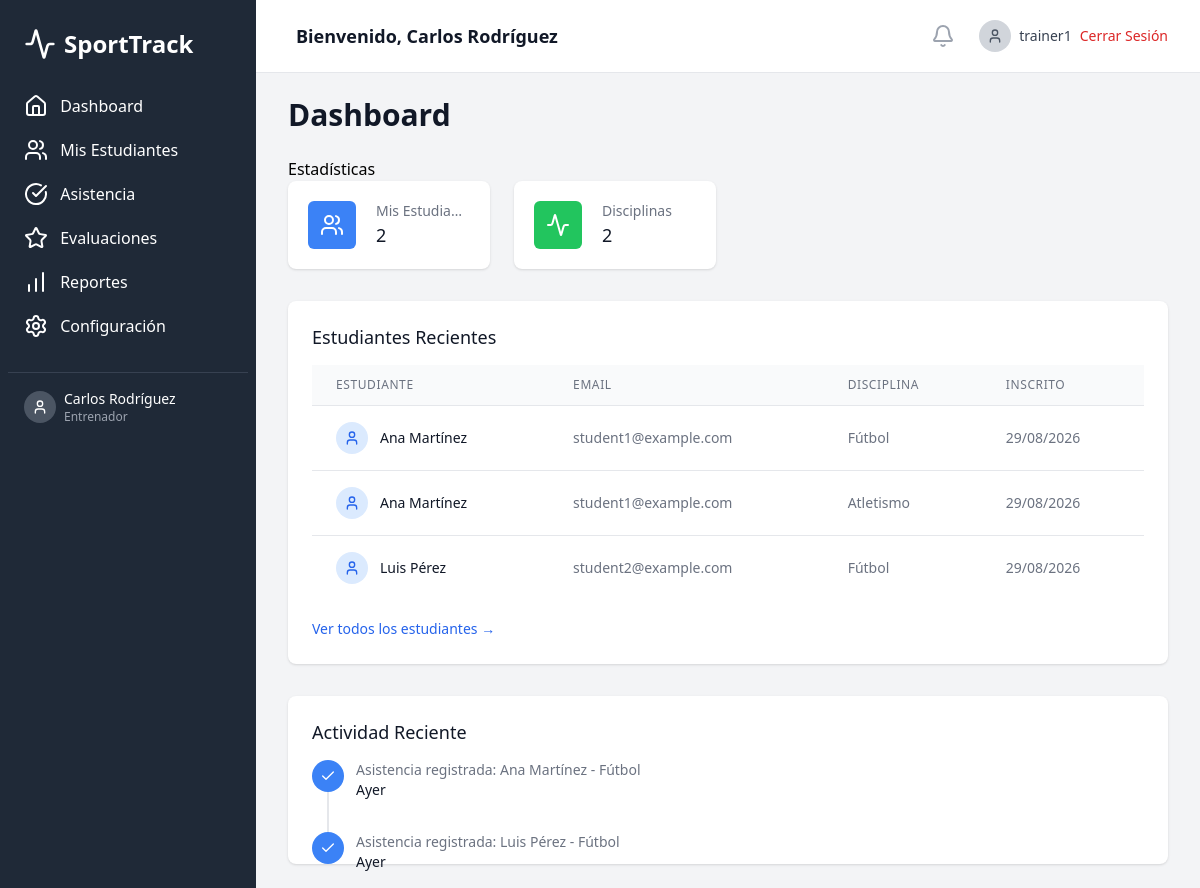
The app's page /src/pages/index.php (signed in) with its own data.
### tables this page shows
CREATE TABLE users (
    id INT AUTO_INCREMENT PRIMARY KEY,
    username VARCHAR(50) UNIQUE NOT NULL,
    password VARCHAR(255) NOT NULL,
    email VARCHAR(100) UNIQUE NOT NULL,
    full_name VARCHAR(100) NOT NULL,
    user_type ENUM('coordinador', 'entrenador', 'estudiante') NOT NULL,
    created_at TIMESTAMP DEFAULT CURRENT_TIMESTAMP,
    updated_at TIMESTAMP DEFAULT CURRENT_TIMESTAMP ON UPDATE CURRENT_TIMESTAMP
);

CREATE TABLE attendance (
    id INT AUTO_INCREMENT PRIMARY KEY,
    student_id INT,
    discipline_id INT,
    trainer_id INT,
    attendance_date DATE,
    status ENUM('present', 'absent', 'late') DEFAULT 'present',
    notes TEXT,
    recorded_at TIMESTAMP DEFAULT CURRENT_TIMESTAMP,
    FOREIGN KEY (student_id) REFERENCES users(id),
    FOREIGN KEY (discipline_id) REFERENCES disciplines(id),
    FOREIGN KEY (trainer_id) REFERENCES users(id)
);

CREATE TABLE disciplines (
    id INT AUTO_INCREMENT PRIMARY KEY,
    name VARCHAR(100) NOT NULL,
    description TEXT,
    created_by INT,
    created_at TIMESTAMP DEFAULT CURRENT_TIMESTAMP,
    FOREIGN KEY (created_by) REFERENCES users(id)
);

### src/config/session.php (called while the page is built, shortened)
<?php
function getUserType() {
    return $_SESSION['user_type'] ?? null;
}
?>

### src/pages/index.php (the view, shortened to what this page needs)
<?php
require_once '../config/session.php';
$user = getCurrentUser();
$userType = getUserType();
$database = new Database();
$db = $database->getConnection();
$stats = [];
if ($userType === 'coordinador') {
    $stmt = $db->query("SELECT COUNT(*) as total_students FROM users WHERE user_type = 'estudiante'");
    $totalStudents = $stmt->fetch(PDO::FETCH_ASSOC)['total_students'];
    $stmt = $db->query("SELECT COUNT(*) as total_disciplines FROM disciplines");
    $totalDisciplines = $stmt->fetch(PDO::FETCH_ASSOC)['total_disciplines'];
    $stmt = $db->query("SELECT COUNT(*) as total_trainers FROM users WHERE user_type = 'entrenador'");
    $totalTrainers = $stmt->fetch(PDO::FETCH_ASSOC)['total_trainers'];
    $stmt = $db->query("SELECT COUNT(*) as total_enrollments FROM student_enrollments WHERE status = 'activo'");
    $totalEnrollments = $stmt->fetch(PDO::FETCH_ASSOC)['total_enrollments'];
    $stats = [
        ['name' => 'Total Estudiantes', 'value' => $totalStudents, 'icon' => 'users', 'color' => 'bg-blue-500'],
        ['name' => 'Disciplinas', 'value' => $totalDisciplines, 'icon' => 'activity', 'color' => 'bg-green-500'],
        ['name' => 'Entrenadores', 'value' => $totalTrainers, 'icon' => 'user-check', 'color' => 'bg-purple-500'],
        ['name' => 'Inscripciones Activas', 'value' => $totalEnrollments, 'icon' => 'trending-up', 'color' => 'bg-orange-500']
    ];
} elseif ($userType === 'entrenador') {
    $stmt = $db->prepare("
        SELECT COUNT(DISTINCT se.student_id) as my_students
        FROM student_enrollments se
        WHERE se.trainer_id = ? AND se.status = 'activo'
    ");
    $stmt->execute([$user['id']]);
    $result = $stmt->fetch(PDO::FETCH_ASSOC);
    $myStudents = $result['my_students'] ?? 0;
    $stmt = $db->prepare("
        SELECT COUNT(DISTINCT se.discipline_id) as my_disciplines
        FROM student_enrollments se
        WHERE se.trainer_id = ? AND se.status = 'activo'
    ");
    $stmt->execute([$user['id']]);
    $result = $stmt->fetch(PDO::FETCH_ASSOC);
    $myDisciplines = $result['my_disciplines'] ?? 0;
    $stats = [
        ['name' => 'Mis Estudiantes', 'value' => $myStudents, 'icon' => 'users', 'color' => 'bg-blue-500'],
        ['name' => 'Disciplinas', 'value' => $myDisciplines, 'icon' => 'activity', 'color' => 'bg-green-500']
    ];
    $stmt = $db->prepare("
        SELECT DISTINCT u.id, u.full_name, u.email, d.name as discipline_name, se.enrolled_at
        FROM users u
        JOIN student_enrollments se ON u.id = se.student_id
        JOIN disciplines d ON se.discipline_id = d.id
        WHERE se.trainer_id = ? AND se.status = 'activo' AND u.user_type = 'estudiante'
        ORDER BY se.enrolled_at DESC
        LIMIT 5
    ");
    $stmt->execute([$user['id']]);
    $recentStudents = $stmt->fetchAll(PDO::FETCH_ASSOC);
    $stmt = $db->prepare("
        SELECT 'attendance' as activity_type, a.attendance_date as activity_date, u.full_name as student_name, d.name as discipline_name
        FROM attendance a
        JOIN users u ON a.student_id = u.id
        JOIN disciplines d ON a.discipline_id = d.id
        JOIN student_enrollments se ON a.student_id = se.student_id AND a.discipline_id = se.discipline_id
        WHERE se.trainer_id = ? AND a.status = 'present'
        ORDER BY a.attendance_date DESC, a.recorded_at DESC
        LIMIT 5
    ");
    $stmt->execute([$user['id']]);
    $recentActivities = $stmt->fetchAll(PDO::FETCH_ASSOC);
}
?>
<!DOCTYPE html>
<html lang="es">
<head>
    <script src="https://cdn.tailwindcss.com"></script>
    <link href="https://cdnjs.cloudflare.com/ajax/libs/lucide/0.263.1/lucide.min.css" rel="stylesheet">
</head>
<body class="bg-gray-100">
    <div class="flex h-screen">
        <?php include '../components/sidebar.php'; ?>
        <div class="flex-1 flex flex-col overflow-hidden">
            <?php include '../components/header.php'; ?>
            <main class="flex-1 overflow-x-hidden overflow-y-auto bg-gray-100">
                <div class="max-w-7xl mx-auto py-6 sm:px-6 lg:px-8">
                    <h1 class="text-3xl font-bold text-gray-900 mb-6">Dashboard</h1>
                     Estadísticas
                    <div class="grid grid-cols-1 gap-6 sm:grid-cols-2 lg:grid-cols-4 mb-8">
                        <?php foreach ($stats as $stat): ?>
                        <div class="bg-white overflow-hidden shadow rounded-lg">
                            <div class="p-5">
                                <div class="flex items-center">
                                    <div class="flex-shrink-0 <?php echo $stat['color']; ?> rounded-md p-3">
                                        <i data-lucide="<?php echo $stat['icon']; ?>" class="h-6 w-6 text-white"></i>
                                    </div>
                                    <div class="ml-5 w-0 flex-1">
                                        <dl>
                                            <dt class="text-sm font-medium text-gray-500 truncate"><?php echo $stat['name']; ?></dt>
                                            <dd>
                                                <div class="text-lg font-medium text-gray-900"><?php echo $stat['value']; ?></div>
                                            </dd>
                                        </dl>
                                    </div>
                                </div>
                            </div>
                        </div>
                        <?php endforeach; ?>
                    </div>
                    <?php if ($userType === 'entrenador' && !empty($recentStudents)): ?>
                    <div class="bg-white shadow rounded-lg mb-8">
                        <div class="px-4 py-5 sm:p-6">
                            <h3 class="text-lg leading-6 font-medium text-gray-900 mb-4">Estudiantes Recientes</h3>
                            <div class="overflow-x-auto">
                                <table class="min-w-full divide-y divide-gray-200">
                                    <thead class="bg-gray-50">
                                        <tr>
                                            <th class="px-6 py-3 text-left text-xs font-medium text-gray-500 uppercase tracking-wider">Estudiante</th>
                                            <th class="px-6 py-3 text-left text-xs font-medium text-gray-500 uppercase tracking-wider">Email</th>
                                            <th class="px-6 py-3 text-left text-xs font-medium text-gray-500 uppercase tracking-wider">Disciplina</th>
                                            <th class="px-6 py-3 text-left text-xs font-medium text-gray-500 uppercase tracking-wider">Inscrito</th>
                                        </tr>
                                    </thead>
                                    <tbody class="bg-white divide-y divide-gray-200">
                                        <?php foreach ($recentStudents as $student): ?>
                                        <tr>
                                            <td class="px-6 py-4 whitespace-nowrap">
                                                <div class="flex items-center">
                                                    <div class="w-8 h-8 bg-blue-100 rounded-full flex items-center justify-center">
                                                        <i data-lucide="user" class="w-4 h-4 text-blue-600"></i>
                                                    </div>
                                                    <div class="ml-3">
                                                        <div class="text-sm font-medium text-gray-900"><?php echo htmlspecialchars($student['full_name']); ?></div>
                                                    </div>
                                                </div>
                                            </td>
                                            <td class="px-6 py-4 whitespace-nowrap text-sm text-gray-500">
                                                <?php echo htmlspecialchars($student['email']); ?>
                                            </td>
                                            <td class="px-6 py-4 whitespace-nowrap text-sm text-gray-500">
                                                <?php echo htmlspecialchars($student['discipline_name']); ?>
                                            </td>
                                            <td class="px-6 py-4 whitespace-nowrap text-sm text-gray-500">
                                                <?php echo date('d/m/Y', strtotime($student['enrolled_at'])); ?>
                                            </td>
                                        </tr>
                                        <?php endforeach; ?>
                                    </tbody>
                                </table>
                            </div>
                            <div class="mt-4">
                                <a href="my-students.php" class="text-blue-600 hover:text-blue-800 text-sm font-medium">
                                    Ver todos los estudiantes →
                                </a>
                            </div>
                        </div>
                    </div>
                    <?php endif; ?>
                    <div class="bg-white shadow rounded-lg">
                        <div class="px-4 py-5 sm:p-6">
                            <h3 class="text-lg leading-6 font-medium text-gray-900 mb-4">Actividad Reciente</h3>
                            <div class="flow-root">
                                <ul class="-mb-8">
                                    <?php if ($userType === 'coordinador'): ?>
                                    <li>
                                        <div class="relative pb-8">
                                            <div class="relative flex space-x-3">
                                                <div class="flex-shrink-0">
                                                    <div class="h-8 w-8 rounded-full bg-green-500 flex items-center justify-center">
                                                        <i data-lucide="plus" class="h-4 w-4 text-white"></i>
                                                    </div>
                                                </div>
                                                <div class="min-w-0 flex-1">
                                                    <div>
                                                        <p class="text-sm text-gray-500">Nueva disciplina registrada</p>
                                                        <p class="text-sm font-medium text-gray-900">Hace 2 horas</p>
                                                    </div>
                                                </div>
                                            </div>
                                        </div>
                                    </li>
                                    <?php elseif ($userType === 'entrenador'): ?>
                                        <?php if (!empty($recentActivities)): ?>
                                            <?php foreach ($recentActivities as $index => $activity): ?>
                                            <li>
                                                <div class="relative <?php echo $index < count($recentActivities) - 1 ? 'pb-8' : ''; ?>">
                                                    <?php if ($index < count($recentActivities) - 1): ?>
                                                    <span class="absolute top-4 left-4 -ml-px h-full w-0.5 bg-gray-200" aria-hidden="true"></span>
                                                    <?php endif; ?>
                                                    <div class="relative flex space-x-3">
                                                        <div class="flex-shrink-0">
                                                            <div class="h-8 w-8 rounded-full bg-blue-500 flex items-center justify-center">
                                                                <i data-lucide="check" class="h-4 w-4 text-white"></i>
                                                            </div>
                                                        </div>
                                                        <div class="min-w-0 flex-1">
                                                            <div>
                                                                <p class="text-sm text-gray-500">
                                                                    Asistencia registrada: <?php echo htmlspecialchars($activity['student_name']); ?> - <?php echo htmlspecialchars($activity['discipline_name']); ?>
                                                                </p>
                                                                <p class="text-sm font-medium text-gray-900">
                                                                    <?php
                                                                    $date = new DateTime($activity['activity_date']);
                                                                    $now = new DateTime();
                                                                    $diff = $now->diff($date);
                                                                    if ($diff->days == 0) {
                                                                        echo "Hoy";
                                                                    } elseif ($diff->days == 1) {
                                                                        echo "Ayer";
                                                                    } else {
                                                                        echo "Hace " . $diff->days . " días";
                                                                    }
                                                                    ?>
                                                                </p>
                                                            </div>
                                                        </div>
                                                    </div>
                                                </div>
                                            </li>
                                            <?php endforeach; ?>
                                        <?php endif; ?>
                                    <?php endif; ?>
                                </ul>
                            </div>
                        </div>
                    </div>
                </div>
            </main>
        </div>
    </div>
</body>
</html>

### records on screen
users: full_name "Ana Martínez", email "student1@example.com", discipline_name "Fútbol", enrolled_at "29/08/2026", discipline_name "Atletismo"
users: full_name "Luis Pérez", email "student2@example.com", discipline_name "Fútbol", enrolled_at "29/08/2026"
attendance: student.full_name "Ana Martínez", discipline.name "Fútbol", attendance_date "Ayer"
attendance: student.full_name "Luis Pérez", discipline.name "Fútbol", attendance_date "Ayer"

### other values on screen
$item['text'] "Dashboard"
$item['text'] "Mis Estudiantes"
$item['text'] "Asistencia"
$item['text'] "Evaluaciones"
$item['text'] "Reportes"
$item['text'] "Configuración"
$user['full_name'] "Carlos Rodríguez"
$user['user_type'] "Entrenador"
$user['username'] "trainer1"
$stat['name'] "Mis Estudia…"
$stat['value'] "2"
$stat['name'] "Disciplinas"
